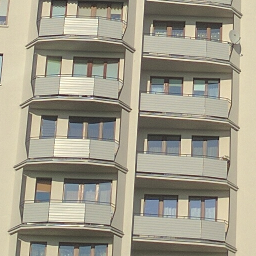
#> input picture data/images/in/img1.png, 256 x 256 px; its folder holds only this picture in this run
$ jupyter execute 5_autoencoder.ipynb
#> lines starting #> are read from the running program, lines starting #| are printed output that depends on the picture
[cell 1]
import numpy as np
import pandas as pd
import os
from PIL import Image
import matplotlib.pyplot as plt

[cell 2]
class Network:
    def __init__(self, eta, layers, max_i=10000, max_error=0.01, batch_size=20):
        self._eta = eta
        self._layers = layers
        self._w = []
        self._y = []
        self._delta = []
        self.max_i = max_i
        self.max_error = max_error
        self.batch_size = batch_size

    def sigmoid(self, x, derivative=False):
        if derivative:
            return x * (1 - x)
        return 1 / (1 + np.exp(-x))

    def _create_weights(self, x_num):
        for i, layer_i in enumerate(self._layers):
            if i == 0:
                self._w.append(
                    np.random.uniform(-1, 1, size=(layer_i, x_num + 1)))
            else:
                self._w.append(
                    np.random.uniform(
                        -1, 1, size=(layer_i, self._w[i - 1].shape[0] + 1)
                    )
                )
            self._y.append(np.zeros(layer_i))
            self._delta.append(np.zeros(layer_i))

    def _forward_progation(self, x):
        x= np.append(np.ones((len(x),1)), x, axis=1)
        for i in range(len(self._layers)):
            if i == 0:
                self._y[i] = np.dot(x,self._w[i].T)
            else:
                self._y[i] = np.dot(np.append(np.ones((len(self._y[i - 1]),1)), self._y[i - 1], axis=1),self._w[i].T)
            self._y[i] = self.sigmoid(self._y[i])


    def _backward_propagation(self, expected_output):
        for i in range(len(self._delta)-1,-1,-1):
            if i == len(self._delta) - 1:
                error = expected_output - self._y[i]
                self._delta[i] = error * self.sigmoid(self._y[i], True)
            else:
                self._delta[i] = np.dot(
                    self._delta[i+1], self._w[i+1][:, 1:]) * self.sigmoid(self._y[i], True)
        return error

    def _update(self, x):
        for i in range(len(self._layers)):
            if i == 0:
                self._w[i]+= np.dot(self._delta[i].T, np.append(np.ones((len(x),1)), x, axis=1)) * self._eta
            else:
                self._w[i] += np.dot(self._delta[i].T, np.append(np.ones((len(self._y[i-1]),1)), self._y[i-1], axis=1)) * self._eta

    def fit(self, x, y, verbose=False):
        self._create_weights(np.shape(x)[1])
        for epoch in range(self.max_i):
            ind = np.random.randint(0,len(x),self.batch_size)
            E = 0
            self._forward_progation(x[ind])
            b = self._backward_propagation(y[ind])
            b = b**2
            E += 0.5 * b.sum()
            self._update(x[ind])
            if verbose:
                print(f"Epoka: {epoch+1} z {self.max_i}, blad: {E}")
        return E

    def predict(self, x):
        self._forward_progation(x)
        return self._y[-1]

[cell 3]
def prepare_data(directory):
#> called with directory = 'data/images/in'
    data = []
    for file in os.listdir(directory):
        img = Image.open(os.path.join(directory, file))
#> img is the input picture: PIL image 256x256 RGBA; mean R, G, B, A 160.3, 155.7, 138.8, 255
        img = img.convert('RGB')
#> img: PIL image 256x256 RGB
        img_box = np.array(img).reshape(3072, 64)
        data.append(img_box)
    return data

[cell 4]
data = prepare_data('data/images/in')
#> data = 1 item

[cell 5]
from sklearn.preprocessing import MinMaxScaler
scaler = MinMaxScaler()
x = scaler.fit_transform(np.concatenate(data))

[cell 6]
network = Network(0.005, (32, 64), 45000, batch_size=45)
network.fit(x, x)
#> the loop in fit, `for epoch in range(self.max_i):` made 45000 passes
#> E on passes 1 to 3: 192, 175.6, 178.7
#> pass 1, in _forward_progation, `x= np.append(np.ones((len(x),1)), x, axis=1)`:
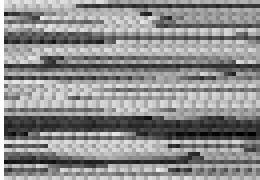
#> x: shape (45, 65) float64 (shown 4 times larger); min 0, max 1, mean 0.555
#> pass 1, in fit, `b = self._backward_propagation(y[ind])`:
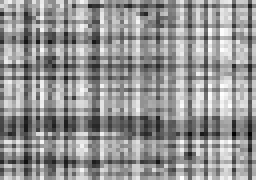
#> b: shape (45, 64) float64 (shown 4 times larger); min -0.961, max 0.84, mean 0.0871; drawn with min black and max white
#> pass 1, in fit, `b = b**2`:
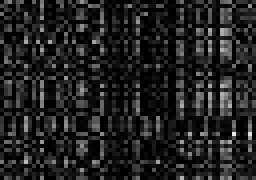
#> b: shape (45, 64) float64 (shown 4 times larger); min 2.67e-08, max 0.923, mean 0.133
#> pass 2, in _forward_progation (call 2), `x= np.append(np.ones((len(x),1)), x, axis=1)`:
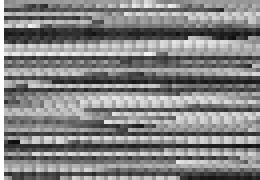
#> x: shape (45, 65) float64 (shown 4 times larger); min 0.0495, max 1, mean 0.517
#> after the loop in fit, `for epoch in range(self.max_i):`:
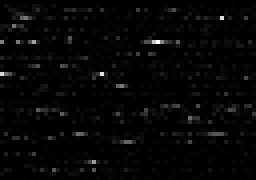
#> b: shape (45, 64) float64 (shown 4 times larger); min 3.32e-14, max 0.0567, mean 0.00147; drawn with min black and max white
#> Out = 2.12

[cell 7]
for i, x_test in enumerate(data,1):
    scaler = MinMaxScaler()
    x_test = scaler.fit_transform(x_test)
    result = network.predict(x_test)
    result = scaler.inverse_transform(result)
    img = np.concatenate(result).reshape(256, 256, 3)
    img = img.astype('uint8')
    img = Image.fromarray(img, 'RGB')
    plt.imshow(img)
    img.save(os.path.join('data/images/out',f'img{i}.png'))
#> this loop made 1 pass
#> i on pass 1: 1
#> pass 1, `img = np.concatenate(result).reshape(256, 256, 3)`:
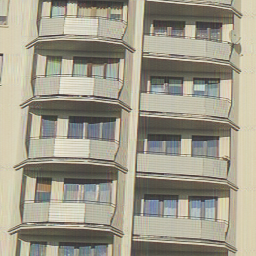
#> img: shape (256, 256, 3) float64; mean of channels 0, 1, 2 159.8, 155.6, 139.2; drawn as R, G, B

$ run again, on data/images/in/img2.png
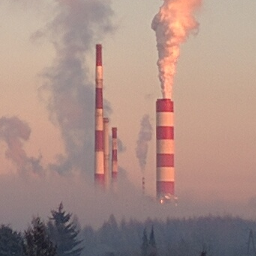
#> input picture data/images/in/img2.png, 256 x 256 px
#> in prepare_data, img is the input picture: PIL image 256x256 RGBA; mean R, G, B, A 168.4, 141.7, 133.8, 255
#> data = 1 item
#> the loop in fit, `for epoch in range(self.max_i):` made 45000 passes
#> E on passes 1 to 3: 181.8, 172.7, 164.1
#> pass 1, in fit, `b = b**2`:
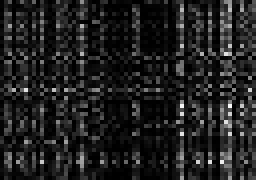
#> b: shape (45, 64) float64 (shown 4 times larger); min 1.12e-08, max 0.982, mean 0.126
#> after the loop in fit, `for epoch in range(self.max_i):`:
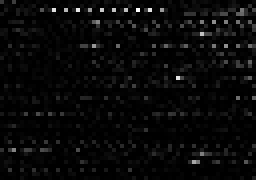
#> b: shape (45, 64) float64 (shown 4 times larger); min 2.27e-11, max 0.0186, mean 0.000665; drawn with min black and max white
#> Out = 0.958
#> the loop `for i, x_test in enumerate(data,1):` made 1 pass
#> i on pass 1: 1

$ run again, on data/images/in/img4.png
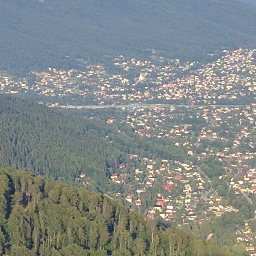
#> input picture data/images/in/img4.png, 256 x 256 px
#> in prepare_data, img is the input picture: PIL image 256x256 RGBA; mean R, G, B, A 131.1, 137.2, 135.3, 255
#> data = 1 item
#> the loop in fit, `for epoch in range(self.max_i):` made 45000 passes
#> E on passes 1 to 3: 134, 116.1, 115.9
#> after the loop in fit, `for epoch in range(self.max_i):`:
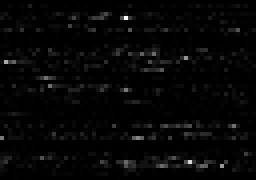
#> b: shape (45, 64) float64 (shown 4 times larger); min 2.5e-11, max 0.0866, mean 0.00221; drawn with min black and max white
#> Out = 3.19
#> the loop `for i, x_test in enumerate(data,1):` made 1 pass
#> i on pass 1: 1
#> pass 1, `img = np.concatenate(result).reshape(256, 256, 3)`:
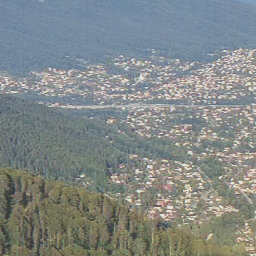
#> img: shape (256, 256, 3) float64; mean of channels 0, 1, 2 130.2, 136.6, 135.8; drawn as R, G, B
